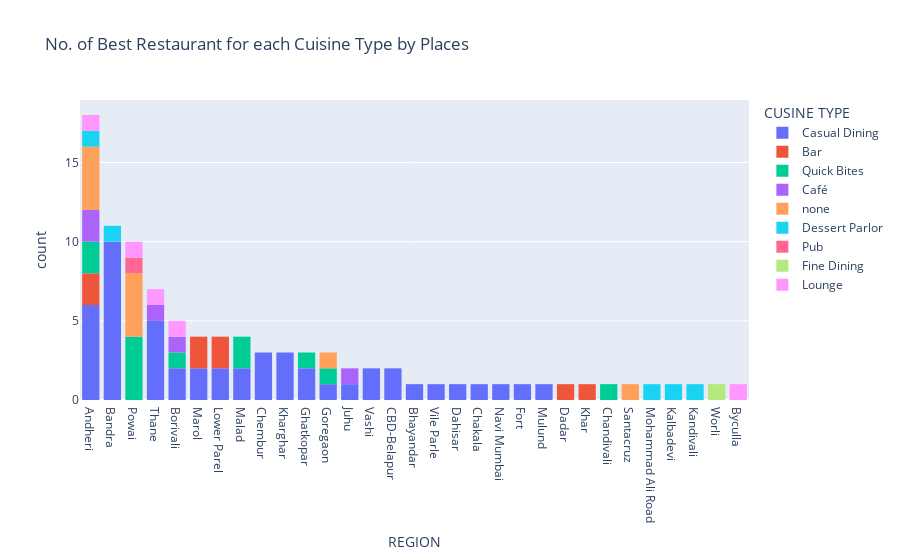

Notebook source saved alongside this figure:
### Code cell
fig = px.histogram(highest_rated_df, x='REGION', color='CUSINE TYPE',
     title= 'No. of Best Restaurant for each Cuisine Type by Places').update_xaxes(categoryorder="total descending")
fig.show()

### Figure 1 — Plotly figure (JSON) as saved in the notebook; plotly's stock layout.template omitted (floating-point values rounded to 4 significant figures)
{"data": [{"alignmentgroup": "True", "bingroup": "x", "hovertemplate": "CUSINE TYPE=Casual Dining<br>REGION=%{x}<br>count=%{y}<extra></extra>", "legendgroup": "Casual Dining", "marker": {"color": "#636efa", "pattern": {"shape": ""}}, "name": "Casual Dining", "offsetgroup": "Casual Dining", "orientation": "v", "showlegend": true, "type": "histogram", "x": ["Bandra", "Marol", "Juhu", "Lower Parel", "Chembur", "Andheri", "Andheri", "Thane", "Vashi", "Kharghar", "Andheri", "Bhayandar", "Lower Parel", "Vile Parle", "Ghatkopar", "Dahisar", "CBD-Belapur", "Thane", "Chakala", "Thane", "CBD-Belapur", "Thane", "Navi Mumbai", "Vashi", "Bandra", "Malad", "Andheri", "Malad", "Borivali", "Bandra", "Bandra", "Bandra", "Marol", "Bandra", "Bandra", "Fort", "Ghatkopar", "Andheri", "Chembur", "Bandra", "Chembur", "Bandra", "Bandra", "Kharghar", "Thane", "Andheri", "Borivali", "Kharghar", "Mulund", "Goregaon"], "xaxis": "x", "yaxis": "y"}, {"alignmentgroup": "True", "bingroup": "x", "hovertemplate": "CUSINE TYPE=Bar<br>REGION=%{x}<br>count=%{y}<extra></extra>", "legendgroup": "Bar", "marker": {"color": "#EF553B", "pattern": {"shape": ""}}, "name": "Bar", "offsetgroup": "Bar", "orientation": "v", "showlegend": true, "type": "histogram", "x": ["Dadar", "Lower Parel", "Andheri", "Khar", "Marol", "Lower Parel", "Andheri", "Marol"], "xaxis": "x", "yaxis": "y"}, {"alignmentgroup": "True", "bingroup": "x", "hovertemplate": "CUSINE TYPE=Quick Bites<br>REGION=%{x}<br>count=%{y}<extra></extra>", "legendgroup": "Quick Bites", "marker": {"color": "#00cc96", "pattern": {"shape": ""}}, "name": "Quick Bites", "offsetgroup": "Quick Bites", "orientation": "v", "showlegend": true, "type": "histogram", "x": ["Malad", "Borivali", "Powai", "Powai", "Andheri", "Andheri", "Ghatkopar", "Goregaon", "Malad", "Chandivali", "Powai", "Powai"], "xaxis": "x", "yaxis": "y"}, {"alignmentgroup": "True", "bingroup": "x", "hovertemplate": "CUSINE TYPE=Café<br>REGION=%{x}<br>count=%{y}<extra></extra>", "legendgroup": "Café", "marker": {"color": "#ab63fa", "pattern": {"shape": ""}}, "name": "Café", "offsetgroup": "Café", "orientation": "v", "showlegend": true, "type": "histogram", "x": ["Borivali", "Thane", "Andheri", "Andheri", "Juhu"], "xaxis": "x", "yaxis": "y"}, {"alignmentgroup": "True", "bingroup": "x", "hovertemplate": "CUSINE TYPE=none<br>REGION=%{x}<br>count=%{y}<extra></extra>", "legendgroup": "none", "marker": {"color": "#FFA15A", "pattern": {"shape": ""}}, "name": "none", "offsetgroup": "none", "orientation": "v", "showlegend": true, "type": "histogram", "x": ["Santacruz", "Andheri", "Andheri", "Andheri", "Andheri", "Goregaon", "Powai", "Powai", "Powai", "Powai"], "xaxis": "x", "yaxis": "y"}, {"alignmentgroup": "True", "bingroup": "x", "hovertemplate": "CUSINE TYPE=Dessert Parlor<br>REGION=%{x}<br>count=%{y}<extra></extra>", "legendgroup": "Dessert Parlor", "marker": {"color": "#19d3f3", "pattern": {"shape": ""}}, "name": "Dessert Parlor", "offsetgroup": "Dessert Parlor", "orientation": "v", "showlegend": true, "type": "histogram", "x": ["Mohammad Ali Road", "Kalbadevi", "Andheri", "Bandra", "Kandivali"], "xaxis": "x", "yaxis": "y"}, {"alignmentgroup": "True", "bingroup": "x", "hovertemplate": "CUSINE TYPE=Pub<br>REGION=%{x}<br>count=%{y}<extra></extra>", "legendgroup": "Pub", "marker": {"color": "#FF6692", "pattern": {"shape": ""}}, "name": "Pub", "offsetgroup": "Pub", "orientation": "v", "showlegend": true, "type": "histogram", "x": ["Powai"], "xaxis": "x", "yaxis": "y"}, {"alignmentgroup": "True", "bingroup": "x", "hovertemplate": "CUSINE TYPE=Fine Dining<br>REGION=%{x}<br>count=%{y}<extra></extra>", "legendgroup": "Fine Dining", "marker": {"color": "#B6E880", "pattern": {"shape": ""}}, "name": "Fine Dining", "offsetgroup": "Fine Dining", "orientation": "v", "showlegend": true, "type": "histogram", "x": ["Worli"], "xaxis": "x", "yaxis": "y"}, {"alignmentgroup": "True", "bingroup": "x", "hovertemplate": "CUSINE TYPE=Lounge<br>REGION=%{x}<br>count=%{y}<extra></extra>", "legendgroup": "Lounge", "marker": {"color": "#FF97FF", "pattern": {"shape": ""}}, "name": "Lounge", "offsetgroup": "Lounge", "orientation": "v", "showlegend": true, "type": "histogram", "x": ["Byculla", "Thane", "Borivali", "Powai", "Andheri"], "xaxis": "x", "yaxis": "y"}], "layout": {"autosize": true, "barmode": "relative", "legend": {"title": {"text": "CUSINE TYPE"}, "tracegroupgap": 0}, "title": {"text": "No. of Best Restaurant for each Cuisine Type by Places"}, "xaxis": {"anchor": "y", "autorange": true, "categoryorder": "total descending", "domain": [0, 1], "range": [-0.5, 30.5], "title": {"text": "REGION"}, "type": "category"}, "yaxis": {"anchor": "x", "autorange": true, "domain": [0, 1], "range": [0, 18.95], "title": {"text": "count"}}}}
